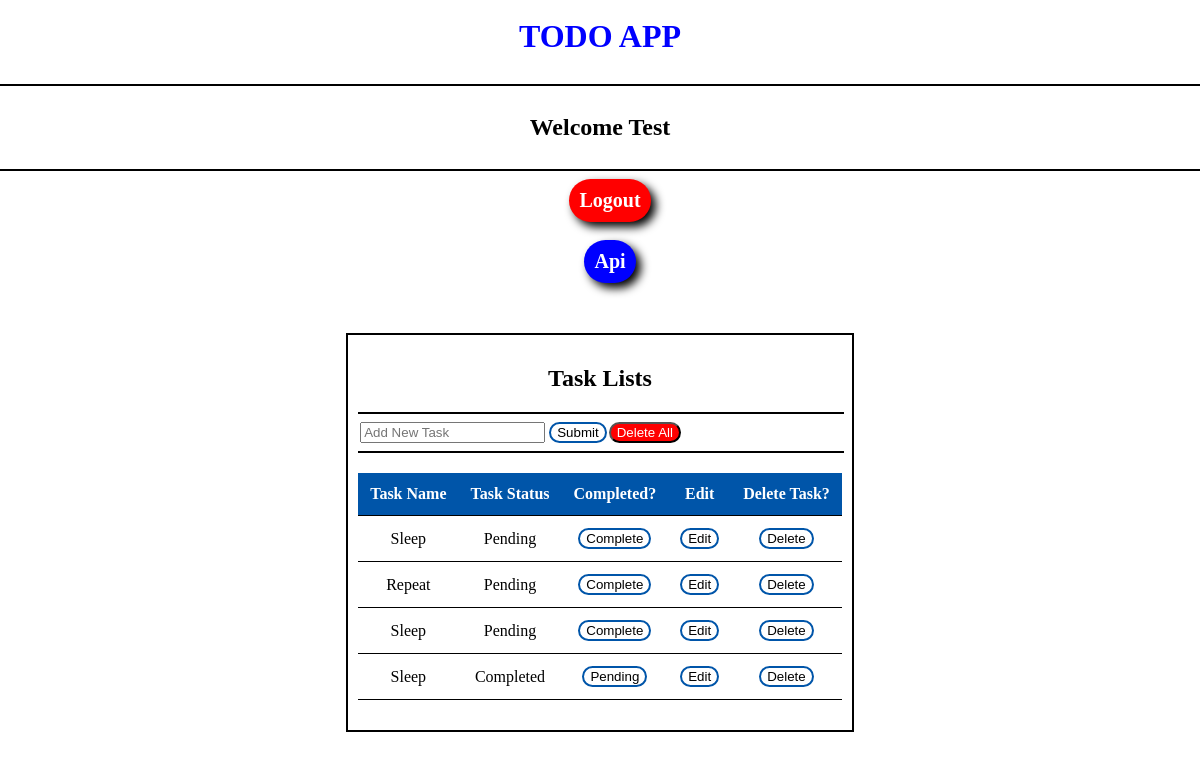
Screenshot of / (signed in) with the database file from the repository.
### todo_app/models.py (models this page shows, shortened)
class Task_Model(models.Model):
    user = models.ForeignKey(User,on_delete=models.CASCADE)
    task_name = models.CharField(max_length=150)
    task_status = models.BooleanField(default=False)
    created_at = models.DateTimeField(default=timezone.now)

### todo_app/views.py (the view, shortened to what this page needs)
# urls.py: 2. Add a URL to urlpatterns:  path('', views.home, name='home')
@login_required(login_url='login')
def home(request):
    tasks = Task_Model.objects.filter(user=request.user)
    form = Task_Form()
    return render(request,'home.html',{'form':form,'tasks':tasks})

### todo_app/forms.py
class Task_Form(forms.ModelForm):
    class Meta:
        model = Task_Model
        fields = ['task_name']
        widgets = {
            'task_name': forms.TextInput(attrs={
                'placeholder':'Add New Task',
                'class':'form-control'
            })
        }

### todo_app/templates/home.html (shortened to what this page needs)
{% extends "base.html" %}
{% block content %}
<center><H1 style="color:blue; margin-top:10px;">TODO APP</H1></center><hr>
<center><H2>Welcome {{user.username}}</H2></center><hr>
<a class="logout" href="{% url "logout" %}">Logout</a><br>
<a class="api" id="getDataBtn" href="{% url "task_api" %}">Api</a>
<div class="container">
    <center><H2>Task Lists</H2></center><hr>
    <div class="head-content">
        <form method="post">
            {{form.task_name}}
            <button class="btn">Submit</button>
        </form>
        <form action="{% url "delete_all" %}" method="post">
            <button class="btn-del">Delete All</button>
        </form>
    </div>
    <hr>
    <table>
        <thead>
            <th>Task Name</th>
            <th>Task Status</th>
            <th>Completed?</th>
            <th>Edit</th>
            <th>Delete Task?</th>
        </thead>
        <tbody>
            {% for task in tasks %}
            <tr>
                <td>{{task.task_name}}</td>
                <td>
                    {% if task.task_status %}
                        <span>Completed</span>
                    {% else %}
                        <span>Pending</span>
                    {% endif %}
                </td>
                <td>
                    <form action="{% url "home" %}" method="post">
                        <button  class="btn" name="finished" value="{{task.id}}">{% if task.task_status %}Pending {% else %} Complete {% endif %}</button>
                    </form>
                </td>
                <td>
                    <form action="{% url "edit" task.id %}" method="post">
                        <button class="btn">Edit</button>
                    </form>
                </td>
                <td>
                    <form action="{% url "home" %}" method="post">
                        <button  class="btn" name="delete" value="{{task.id}}">Delete</button>
                    </form>
                </td>
            </tr>
            {% endfor %}
        </tbody>
    </table>
</div>
{% endblock %}

### TODO/templates/base.html (shortened to what this page needs)
{% load static %}
<!DOCTYPE html>
<html lang="en">
<head>
</head>
<body>
    {% block content %}{% endblock %}
</body>
</html>

### TODO/templates/base.html (style rules this page uses)
body,html { display: flex; flex-direction:column; justify-content: center; align-items: center; width: 100%; }

### todo_app/templates/home.html (style rules this page uses)
.container { justify-content: center; max-width:500px; margin: auto; margin-top:50px; border: 2px solid black; padding: 10px; }
.head-content { display: flex; margin: 2px; }
table { width: 100%; border-collapse: collapse; margin: 20px 0; }
th, td { padding: 12px; text-align:center; border-bottom: 1px solid black; }
th { background-color: #0055a9; color: white; }
thead, tr { padding: 12px; margin: 20px 0; }
.btn { border-radius: 15px; border: 2px solid #0055a9; background-color: white; cursor: pointer; }
.btn-del { background-color:red; color:white; border-radius: 15px; margin-left: 2px; cursor: pointer; transition: background-color 0.3 ease, color 0.3 ease; }
.logout { text-decoration: None; background-color: red; padding: 10px; border-radius: 25px; color: white; font-weight: bold; font-size:20px; margin-left:20px; box-shadow: 5px 5px 10px black; transition: transform 0.8s ease, box-shadow 0.8s ease, color 0.8s ease; }
.api { text-decoration: None; background-color: blue; padding: 10px; border-radius: 25px; color: white; font-weight: bold; font-size:20px; margin-left:20px; box-shadow: 5px 5px 10px black; transition: transform 0.8s ease, box-shadow 0.8s ease, color 0.8s ease; }
hr { border: 1px solid black; width:100%; }

### rows the page displays
Task_Model: task_name "Sleep", task_status "Pending", {{ task.id }} 37 (drawn)
Task_Model: task_name "Repeat", task_status "Pending", {{ task.id }} 39 (drawn)
Task_Model: task_name "Sleep", task_status "Pending", {{ task.id }} 40 (drawn)
Task_Model: task_name "Sleep", task_status "Completed", {{ task.id }} 41 (drawn)

### other values shown
{{ user.username }} "Test"
